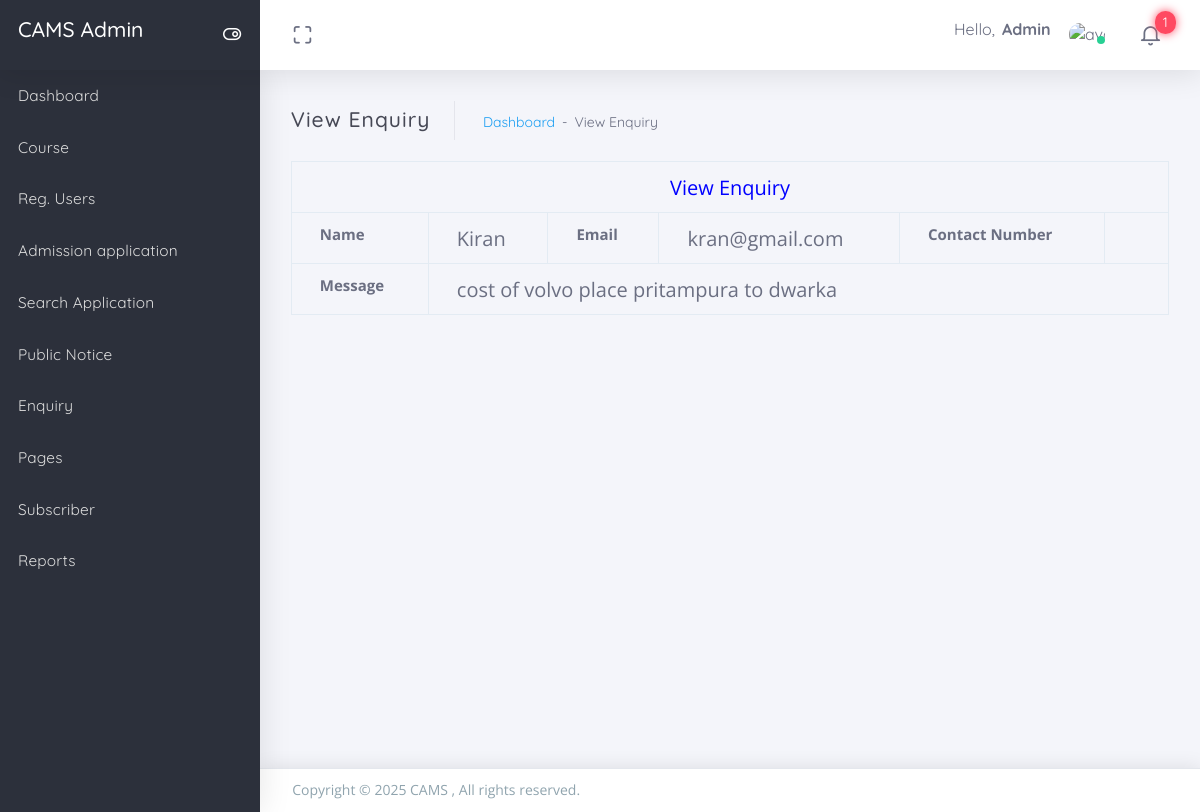
Page /uams/admin/view-enquiry.php?viewid=1 (signed in) on the committed database.
### tables this page shows
CREATE TABLE `tblcontact` (
  `ID` int(10) NOT NULL,
  `Name` varchar(200) DEFAULT NULL,
  `Email` varchar(200) DEFAULT NULL,
  `PhoneNumber` bigint(10) DEFAULT NULL,
  `Message` mediumtext DEFAULT NULL,
  `EnquiryDate` timestamp NOT NULL DEFAULT current_timestamp(),
  `IsRead` int(5) DEFAULT NULL
);

### uams/admin/view-enquiry.php (the view, shortened to what this page needs)
<?php
include('includes/dbconnection.php');
if (strlen($_SESSION['aid']==0)) {
  header('location:logout.php');
  } else{
$vid=$_GET['viewid'];
  ?>
<!DOCTYPE html>
<html class="loading" lang="en" data-textdirection="ltr">
<head>
  <link href="https://maxcdn.icons8.com/fonts/line-awesome/1.1/css/line-awesome.min.css"
  rel="stylesheet">
</head>
<body class="vertical-layout vertical-menu-modern 2-columns   menu-expanded fixed-navbar"
data-open="click" data-menu="vertical-menu-modern" data-col="2-columns">
<?php include('includes/header.php');?>
<?php include('includes/leftbar.php');?>
  <div class="app-content content">
    <div class="content-wrapper">
      <div class="content-header row">
        <div class="content-header-left col-md-6 col-12 mb-2 breadcrumb-new">
          <h3 class="content-header-title mb-0 d-inline-block">
           View Enquiry
          </h3>
          <div class="row breadcrumbs-top d-inline-block">
            <div class="breadcrumb-wrapper col-12">
              <ol class="breadcrumb">
                <li class="breadcrumb-item"><a href="dashboard.php">Dashboard</a>
                </li>
                <li class="breadcrumb-item active">View Enquiry
                </li>
              </ol>
            </div>
          </div>
        </div>
      </div>
      <div class="content-body">
<?php
$ret=mysqli_query($con,"select * from tblcontact where ID=$vid");
$cnt=1;
while ($row=mysqli_fetch_array($ret)) {
?>
<table class="table table-bordered mg-b-0" style="font-size: 20px;">
                                   <tr style="color: blue;font-size: 20px;text-align: center;"><td colspan="6">View Enquiry</td></tr>
                <tr>
    <th scope style="font-size: 15px;">Name</th>
    <td><?php  echo $row['Name'];?></td>
    <th style="font-size: 15px;" scope>Email</th>
    <td><?php  echo $row['Email'];?></td>
   <th style="font-size: 15px;" scope>Contact Number</th>
    <td><?php  echo $row['PhoneNumber'];?></td>
                </tr>
                <tr>
    <th style="font-size: 15px;">Message</th>
    <td colspan="5"><?php  echo $row['Message'];?></td>
  </tr>
              </table><?php $cnt=$cnt+1;} ?>
      </div>
    </div>
  </div>
<?php include('includes/footer.php');?>
</body>
</html>
<?php  } ?>

### uams/admin/includes/header.php (shortened to what this page needs)
  <link rel="stylesheet" type="text/css" href="../app-assets/css/vendors.css">
  <link rel="stylesheet" type="text/css" href="../app-assets/css/app.css">
  <link rel="stylesheet" type="text/css" href="../app-assets/css/core/menu/menu-types/vertical-menu-modern.css">
  <link rel="stylesheet" type="text/css" href="../app-assets/css/core/colors/palette-gradient.css">
  <link rel="stylesheet" type="text/css" href="../app-assets/css/plugins/forms/extended/form-extended.css">
<nav class="header-navbar navbar-expand-md navbar navbar-with-menu navbar-without-dd-arrow fixed-top navbar-semi-dark navbar-shadow">
    <div class="navbar-wrapper">
      <div class="navbar-header">
        <ul class="nav navbar-nav flex-row">
          <li class="nav-item mr-auto">
            <a class="navbar-brand" href="dashboard.php">
              <h3 class="brand-text">CAMS Admin</h3>
            </a>
          </li>
          <li class="nav-item d-none d-md-block float-right"><a class="nav-link modern-nav-toggle pr-0" data-toggle="collapse"><i class="toggle-icon ft-toggle-right font-medium-3 white" data-ticon="ft-toggle-right"></i></a></li>
        </ul>
      </div>
      <div class="navbar-container content">
        <div class="collapse navbar-collapse" id="navbar-mobile">
          <ul class="nav navbar-nav mr-auto float-left">
            <li class="nav-item d-none d-md-block"><a class="nav-link nav-link-expand" href="#"><i class="ficon ft-maximize"></i></a></li>
          </ul>
          <ul class="nav navbar-nav float-right">
            <li class="dropdown dropdown-user nav-item">
              <a class="dropdown-toggle nav-link dropdown-user-link" href="#" data-toggle="dropdown">
                <span class="mr-1">Hello,
                  <?php
$admid=$_SESSION['aid'];
$ret=mysqli_query($con,"select AdminName from tbladmin where ID='$admid'");
$row=mysqli_fetch_array($ret);
$name=$row['AdminName'];
?>
                  <span class="user-name text-bold-700" ><?php echo $name; ?></span>
                </span>
                <span class="avatar avatar-online">
                  <img src="app-assets/images/user.png" alt="avatar"><i></i></span>
              </a>
            </li>
<?php $qury=mysqli_query($con,"SELECT  tbladmapplications.ID as appid,tbluser.FirstName,tbladmapplications.CourseApplieddate from tbladmapplications join tbluser on tbluser.ID=tbladmapplications.UserId where tbladmapplications.AdminStatus is null");
$num=mysqli_num_rows($qury);
?>
 <li class="dropdown dropdown-notification nav-item">
              <a class="nav-link nav-link-label" href="#" data-toggle="dropdown"><i class="ficon ft-bell"></i>
                <span class="badge badge-pill badge-default badge-danger badge-default badge-up badge-glow">
                  <?php echo $num;?></span>
              </a>
            </li>
          </ul>
        </div>
      </div>
    </div>
  </nav>

### uams/app-assets/css/core/menu/menu-types/vertical-menu-modern.css (style rules this page uses)
body.vertical-layout.vertical-menu-modern .navbar .navbar-brand { white-space: nowrap; }
body.vertical-layout.vertical-menu-modern.menu-expanded .navbar .navbar-header { float: left; width: 260px; }
body.vertical-layout.vertical-menu-modern.menu-expanded .navbar .navbar-container { margin-left: 260px; }
body.vertical-layout.vertical-menu-modern.menu-expanded .navbar .navbar-brand .brand-text { animation: 0.3s cubic-bezier(0.25, 0.8, 0.25, 1) 0s normal forwards 1 fadein; }
body.vertical-layout.vertical-menu-modern.menu-expanded .content, body.vertical-layout.vertical-menu-modern.menu-expanded .footer { margin-left: 260px; }

### rows in the picture
tblcontact: Name "Kiran", Email "kran@gmail.com", Message "cost of volvo place pritampura to dwarka"

### other values in the picture
$name "Admin"
$num "1"
